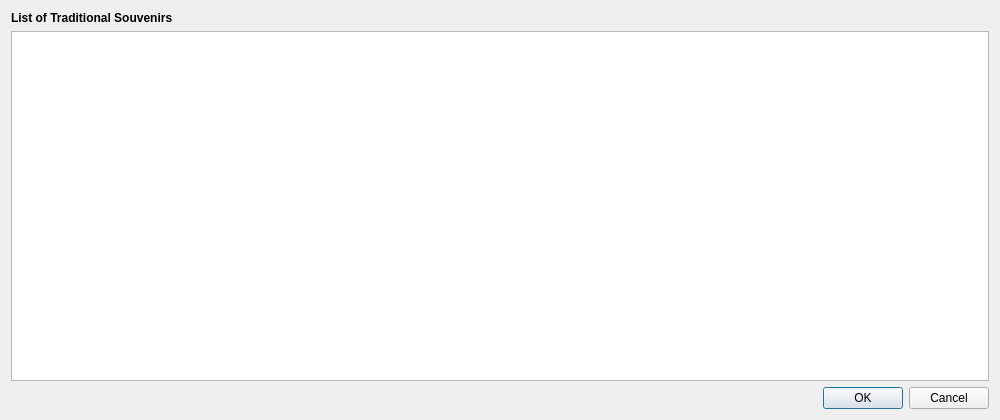
<?xml version="1.0" encoding="UTF-8"?>
<ui version="4.0">
 <class>listsouvenirs</class>
 <widget class="QDialog" name="listsouvenirs">
  <property name="geometry">
   <rect>
    <x>0</x>
    <y>0</y>
    <width>1000</width>
    <height>420</height>
   </rect>
  </property>
  <property name="minimumSize">
   <size>
    <width>1000</width>
    <height>420</height>
   </size>
  </property>
  <property name="maximumSize">
   <size>
    <width>2400</width>
    <height>1000</height>
   </size>
  </property>
  <property name="windowTitle">
   <string>List Souvenirs</string>
  </property>
  <layout class="QVBoxLayout" name="verticalLayout">
   <item>
    <widget class="QLabel" name="label">
     <property name="font">
      <font>
       <bold>true</bold>
      </font>
     </property>
     <property name="text">
      <string>List of Traditional Souvenirs</string>
     </property>
    </widget>
   </item>
   <item>
    <widget class="MergedTableView" name="tableView"/>
   </item>
   <item>
    <widget class="QDialogButtonBox" name="buttonBox">
     <property name="orientation">
      <enum>Qt::Orientation::Horizontal</enum>
     </property>
     <property name="standardButtons">
      <set>QDialogButtonBox::StandardButton::Cancel|QDialogButtonBox::StandardButton::Ok</set>
     </property>
    </widget>
   </item>
  </layout>
 </widget>
 <customwidgets>
  <customwidget>
   <class>MergedTableView</class>
   <extends>QTableView</extends>
   <header>mergedtableview.h</header>
  </customwidget>
 </customwidgets>
 <resources/>
 <connections>
  <connection>
   <sender>buttonBox</sender>
   <signal>accepted()</signal>
   <receiver>listsouvenirs</receiver>
   <slot>accept()</slot>
   <hints>
    <hint type="sourcelabel">
     <x>248</x>
     <y>254</y>
    </hint>
    <hint type="destinationlabel">
     <x>157</x>
     <y>274</y>
    </hint>
   </hints>
  </connection>
  <connection>
   <sender>buttonBox</sender>
   <signal>rejected()</signal>
   <receiver>listsouvenirs</receiver>
   <slot>reject()</slot>
   <hints>
    <hint type="sourcelabel">
     <x>316</x>
     <y>260</y>
    </hint>
    <hint type="destinationlabel">
     <x>286</x>
     <y>274</y>
    </hint>
   </hints>
  </connection>
 </connections>
</ui>
